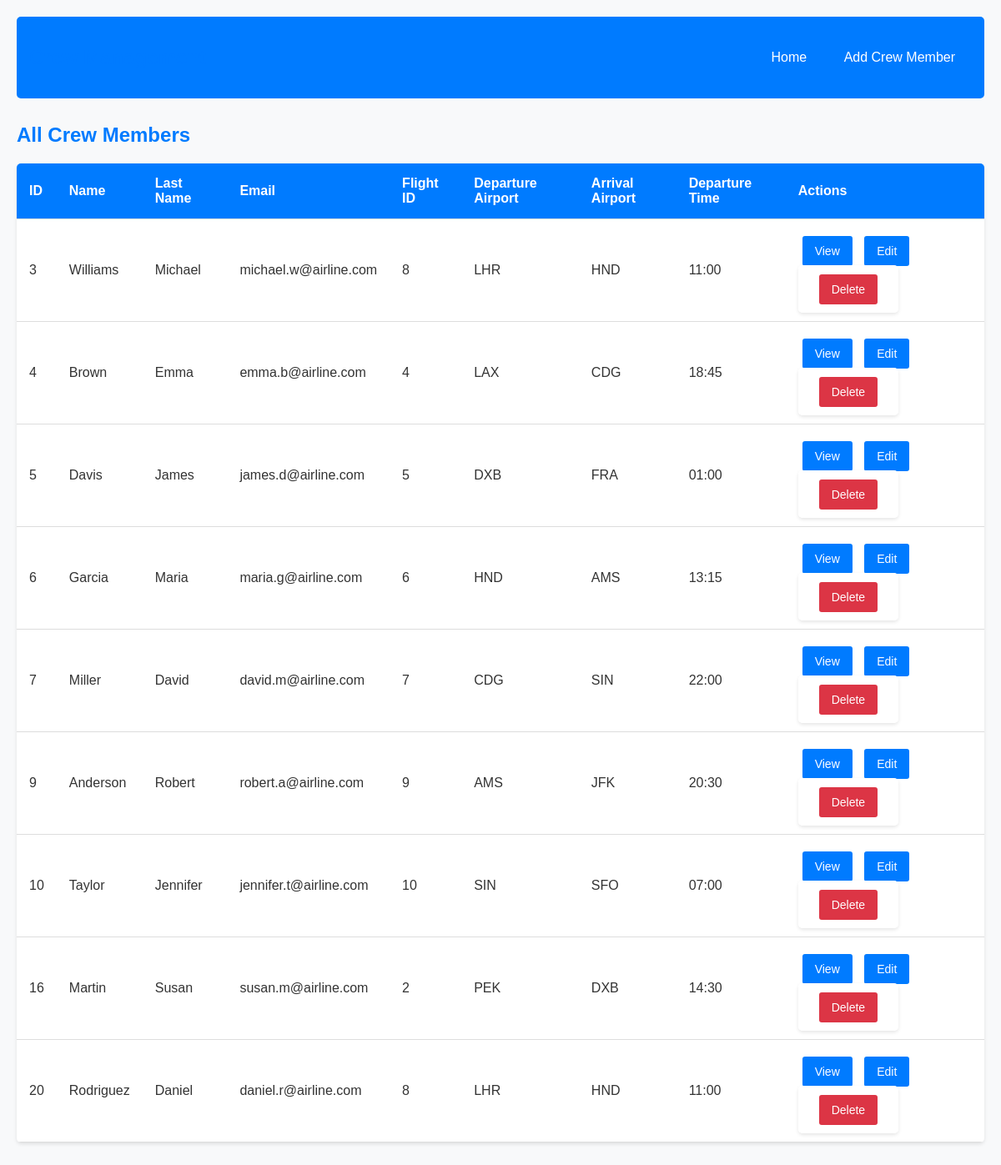
/crew, run on the app's committed database.
### tables this page shows
CREATE TABLE "employee_vol" (
    NUMEMP INTEGER NOT NULL,
    NUMVOL INTEGER NOT NULL,
    PRIMARY KEY (NUMEMP),
    FOREIGN KEY (NUMEMP) REFERENCES employees(NUMEMP) ON DELETE CASCADE,
    FOREIGN KEY (NUMVOL) REFERENCES flight(id) ON DELETE CASCADE
    );

CREATE TABLE "employees" (
                NUMEMP INTEGER PRIMARY KEY AUTOINCREMENT NOT NULL,
                NOM TEXT NOT NULL,
                prenom TEXT,
                email TEXT NOT NULL UNIQUE,
                password TEXT NOT NULL,                      
                tel INTEGER,
                ville TEXT NOT NULL,
                adresse TEXT NOT NULL,
                salaire FLOAT NOT NULL,
                FONCTION TEXT NOT NULL CHECK (FONCTION IN ('Admin','Pilot', 'Flight Attendant', 'Technician', 'Human Ressources Manager', 'Flight Manager')),
                datemb DATE NOT NULL,
                NBMHV INTEGER DEFAULT NULL,
                NBTHV INTEGER DEFAULT NULL
            );

CREATE TABLE "flight" (
        id INTEGER PRIMARY KEY AUTOINCREMENT,
        NUMVOL INTEGER NOT NULL,
        APORTDEP VARCHAR(255) NOT NULL,
        APORTARR VARCHAR(255) NOT NULL,
        HDEP TIME NOT NULL,
        durvol TIME NOT NULL,
        jvol TEXT NOT NULL CHECK (jvol IN ('Monday', 'Tuesday', 'Wednesday', 'Thursday', 'Friday', 'Saturday', 'Sunday')),
        FOREIGN KEY(APORTDEP) REFERENCES airport(CODEV) ON DELETE CASCADE,
        FOREIGN KEY(APORTARR) REFERENCES airport(CODEV) ON DELETE CASCADE,
        FOREIGN KEY(NUMVOL) REFERENCES aircraft(NUMAV) ON DELETE RESTRICT
    );

### routes/crew_routes.py (the view, shortened to what this page needs)
@crew_routes.route("/crew",methods=["GET","POST"])
def crew():
    action = request.args.get("action", "list")
    crew_id = request.args.get("id", type=int)
    context = {}
    if action == "list":
        context["crew"] = Crew.get_all_crew()
        context["view"] = "crew_list"
    elif action == "details" and crew_id:
        context["crew_member"] = Crew.get_crew_by_id(crew_id)
        context["view"] = "details"
    elif action == "delete" and crew_id and request.method == "POST":
        Crew.delete_crew(crew_id)
        return redirect(url_for("crew_routes.crew", action="list"))
    return render_template("crew.html", context=context)

### models/crew.py (called while the page is built)
    @staticmethod
    def get_db_connection():
        conn=sqlite3.connect("airplain.db")
        conn.row_factory=sqlite3.Row
        return conn

    @staticmethod
    def get_all_crew():
        conn=Crew.get_db_connection()
        db=conn.cursor()
        db.execute("""SELECT ev.NUMEMP AS NUMEMP,e.NOM AS name,e.prenom AS last_name,
        e.email AS email,f.NUMVOL AS flight_number,f.APORTDEP AS departure_airport,
        f.APORTARR AS arrival_airport,f.HDEP AS departure_time
        FROM
        employee_vol ev
        JOIN
        employees e ON ev.NUMEMP = e.NUMEMP
        JOIN
        flight f ON ev.NUMVOL = f.id;
        """)
        rows = db.fetchall()
        conn.close()
        return rows

### templates/crew.html (shortened to what this page needs)
<!DOCTYPE html>
<html lang="en">
  <head>
  </head>
  <body>
    <nav>
      <h1>Crew Management</h1>
      <div>
        <a href="{{ url_for('crew_routes.crew', action='list') }}">Home</a>
        <a href="{{ url_for('crew_routes.crew', action='create') }}">Add Crew Member</a>
      </div>
    </nav>
    {% if context.view == "crew_list" %}
    <h2>All Crew Members</h2>
    <table>
      <thead>
        <tr>
          <th>ID</th>
          <th>Name</th>
          <th>Last Name</th>
          <th>Email</th>
          <th>Flight ID</th>
          <th>Departure Airport</th>
          <th>Arrival Airport</th>
          <th>Departure Time</th>
          <th>Actions</th>
        </tr>
      </thead>
      <tbody>
        {% for crew_member in context["crew"] %}
        <tr>
          <td>{{ crew_member[0] }}</td>
          <td>{{ crew_member[1] }}</td>
          <td>{{ crew_member[2] }}</td>
          <td>{{ crew_member[3] }}</td>
          <td>{{ crew_member[4] }}</td>
          <td>{{ crew_member[5] }}</td>
          <td>{{ crew_member[6] }}</td>
          <td>{{ crew_member[7] }}</td>
          <td>
            <div class="action-links">
              <a href="{{ url_for('crew_routes.crew', action='details', id=crew_member['NUMEMP']) }}">View</a>
              <a href="{{ url_for('crew_routes.crew', action='update', id=crew_member['NUMEMP']) }}">Edit</a>
              <form method="POST" action="{{ url_for('crew_routes.crew', action='delete', id=crew_member['NUMEMP']) }}" style="display:inline;">
                <button class="delete" type="submit" onclick="return confirm('Delete this crew member?')">Delete</button>
              </form>
            </div>
          </td>
        </tr>
        {% endfor %}
      </tbody>
    </table>
  {% endif %}
  </body>
</html>

### templates/crew.html (style rules this page uses)
body { font-family: Arial, sans-serif; max-width: 1400px; margin: 0 auto; padding: 20px; background-color: #f8f9fa; color: #333; }
h1, h2 { color: #007bff; margin-bottom: 20px; }
nav { background-color: #007bff; padding: 15px; border-radius: 5px; margin-bottom: 30px; display: flex; justify-content: space-between; align-items: center; }
nav a { color: white; text-decoration: none; padding: 10px 20px; border-radius: 3px; transition: background-color 0.3s; font-size: 16px; }
table { width: 100%; border-collapse: collapse; margin: 20px 0; background-color: white; border-radius: 5px; overflow: hidden; box-shadow: 0 2px 4px rgba(0, 0, 0, 0.1); }
th, td { padding: 15px; text-align: left; border-bottom: 1px solid #ddd; }
th { background-color: #007bff; color: white; }
.details-card, form { background-color: white; padding: 20px; border-radius: 5px; box-shadow: 0 2px 4px rgba(0, 0, 0, 0.1); margin-top: 20px; }
.action-links a, button { display: inline-block; padding: 10px 15px; margin: 5px; background-color: #007bff; color: white; text-decoration: none; border-radius: 3px; transition: background-color 0.3s; font-size: 14px; }
button { border: none; cursor: pointer; }
button.delete { background-color: #dc3545; }

### data on the page
employee_vol: NUMEMP "3", NOM "Williams", prenom "Michael", email "michael.w@airline.com", NUMVOL "8", APORTDEP "LHR", APORTARR "HND", HDEP "11:00"
employee_vol: NUMEMP "4", NOM "Brown", prenom "Emma", email "emma.b@airline.com", NUMVOL "4", APORTDEP "LAX", APORTARR "CDG", HDEP "18:45"
employee_vol: NUMEMP "5", NOM "Davis", prenom "James", email "james.d@airline.com", NUMVOL "5", APORTDEP "DXB", APORTARR "FRA", HDEP "01:00"
employee_vol: NUMEMP "6", NOM "Garcia", prenom "Maria", email "maria.g@airline.com", NUMVOL "6", APORTDEP "HND", APORTARR "AMS", HDEP "13:15"
employee_vol: NUMEMP "7", NOM "Miller", prenom "David", email "david.m@airline.com", NUMVOL "7", APORTDEP "CDG", APORTARR "SIN", HDEP "22:00"
employee_vol: NUMEMP "9", NOM "Anderson", prenom "Robert", email "robert.a@airline.com", NUMVOL "9", APORTDEP "AMS", APORTARR "JFK", HDEP "20:30"
employee_vol: NUMEMP "10", NOM "Taylor", prenom "Jennifer", email "jennifer.t@airline.com", NUMVOL "10", APORTDEP "SIN", APORTARR "SFO", HDEP "07:00"
employee_vol: NUMEMP "16", NOM "Martin", prenom "Susan", email "susan.m@airline.com", NUMVOL "2", APORTDEP "PEK", APORTARR "DXB", HDEP "14:30"
employee_vol: NUMEMP "20", NOM "Rodriguez", prenom "Daniel", email "daniel.r@airline.com", NUMVOL "8", APORTDEP "LHR", APORTARR "HND", HDEP "11:00"
